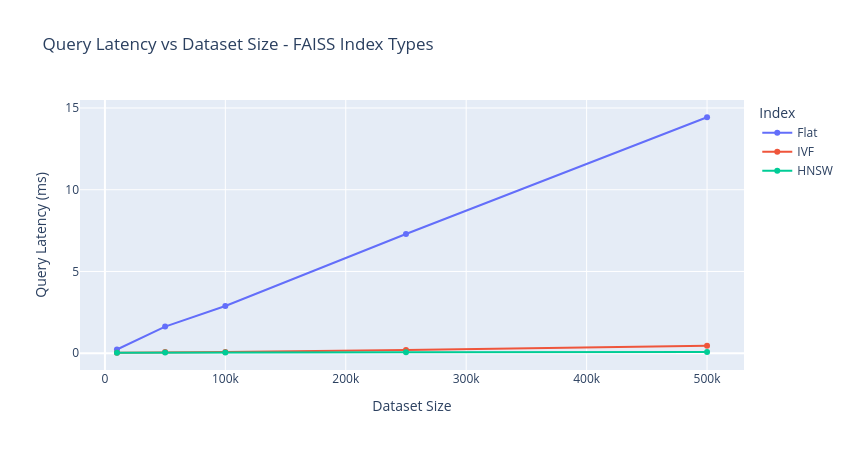

Here is the notebook cell this chart was saved with:
### Code cell
fig = px.line(
    df_scale.melt(id_vars = "size", var_name = "Index", value_name = "latency_ms"),
    x = "size",
    y = "latency_ms",
    color = "Index",
    markers = True,
    title = "Query Latency vs Dataset Size - FAISS Index Types",
    labels = {"size": "Dataset Size", "latency_ms": "Query Latency (ms)"},
)
fig.update_layout(width = 850, height = 450)
fig.show()

### Figure 1 — Plotly figure (JSON) as saved in the notebook; plotly's stock layout.template omitted (floating-point values rounded to 4 significant figures)
{"data": [{"hovertemplate": "Index=Flat<br>Dataset Size=%{x}<br>Query Latency (ms)=%{y}<extra></extra>", "legendgroup": "Flat", "line": {"color": "#636efa", "dash": "solid"}, "marker": {"symbol": "circle"}, "mode": "lines+markers", "name": "Flat", "orientation": "v", "showlegend": true, "type": "scatter", "x": [10000, 50000, 100000, 250000, 500000], "xaxis": "x", "y": [0.2265, 1.627, 2.887, 7.29, 14.43], "yaxis": "y"}, {"hovertemplate": "Index=IVF<br>Dataset Size=%{x}<br>Query Latency (ms)=%{y}<extra></extra>", "legendgroup": "IVF", "line": {"color": "#EF553B", "dash": "solid"}, "marker": {"symbol": "circle"}, "mode": "lines+markers", "name": "IVF", "orientation": "v", "showlegend": true, "type": "scatter", "x": [10000, 50000, 100000, 250000, 500000], "xaxis": "x", "y": [0.03169, 0.06737, 0.08007, 0.1945, 0.46], "yaxis": "y"}, {"hovertemplate": "Index=HNSW<br>Dataset Size=%{x}<br>Query Latency (ms)=%{y}<extra></extra>", "legendgroup": "HNSW", "line": {"color": "#00cc96", "dash": "solid"}, "marker": {"symbol": "circle"}, "mode": "lines+markers", "name": "HNSW", "orientation": "v", "showlegend": true, "type": "scatter", "x": [10000, 50000, 100000, 250000, 500000], "xaxis": "x", "y": [0.02792, 0.04034, 0.04476, 0.06347, 0.07751], "yaxis": "y"}], "layout": {"height": 450, "legend": {"title": {"text": "Index"}, "tracegroupgap": 0}, "title": {"text": "Query Latency vs Dataset Size - FAISS Index Types"}, "width": 850, "xaxis": {"anchor": "y", "domain": [0, 1], "title": {"text": "Dataset Size"}}, "yaxis": {"anchor": "x", "domain": [0, 1], "title": {"text": "Query Latency (ms)"}}}}
